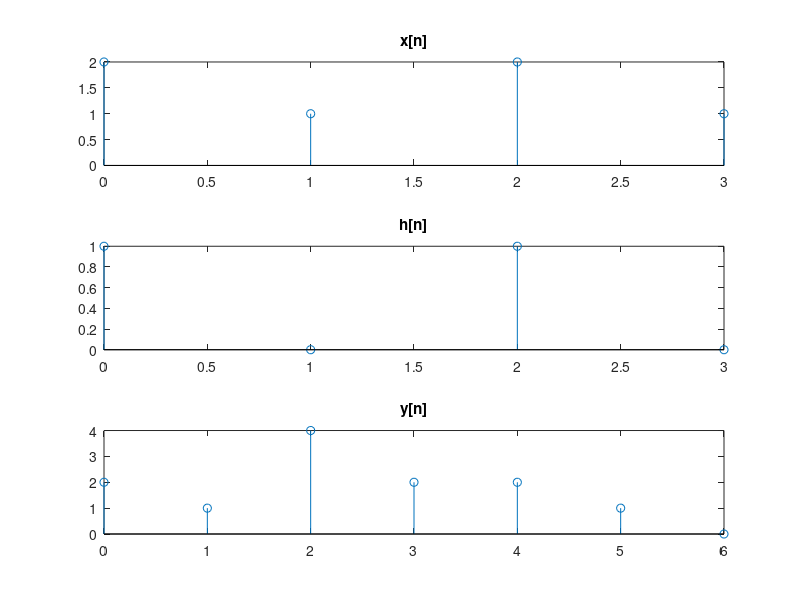

Here is the MATLAB script that generated this plot:
x = [2, 1, 2, 1];
h = [1, 0, 1, 0];
N = length(x) + length(h) - 1;
y = zeros(1, N);

% Analytical solution for linear convolution
for n = 1:N
    for k = 1:length(x)
        if (n - k + 1 >= 1) && (n - k + 1 <= length(h))
            y(n) = y(n) + x(k) * h(n - k + 1);
        end
    end
end

disp('Result y:'); disp(y);

% Compact plotting
clf;
subplot(3,1,1); stem(0:length(x)-1, x); title('x[n]');
subplot(3,1,2); stem(0:length(h)-1, h); title('h[n]');
subplot(3,1,3); stem(0:N-1, y); title('y[n]');
